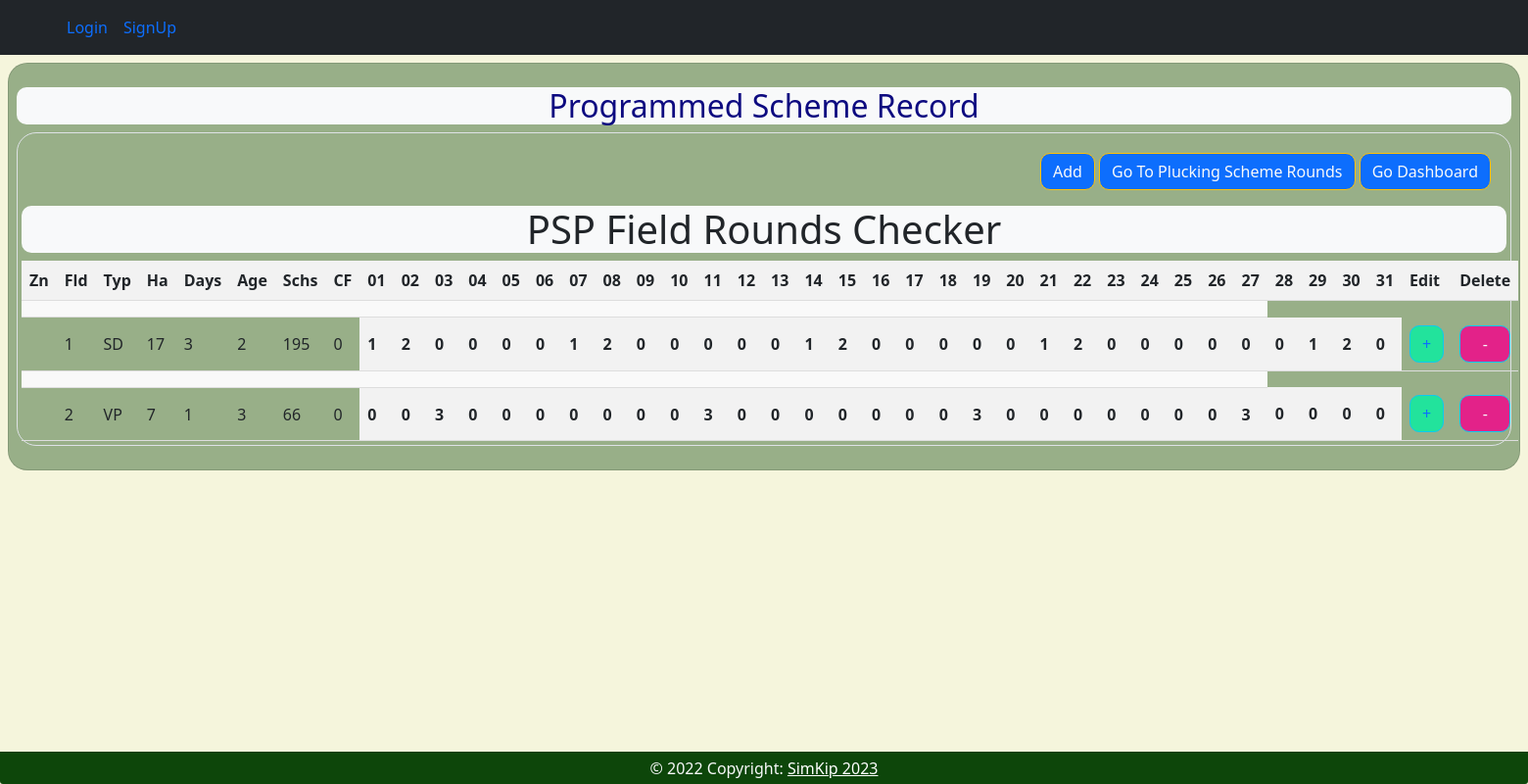
Page /fields-record/ on the earlier database version.
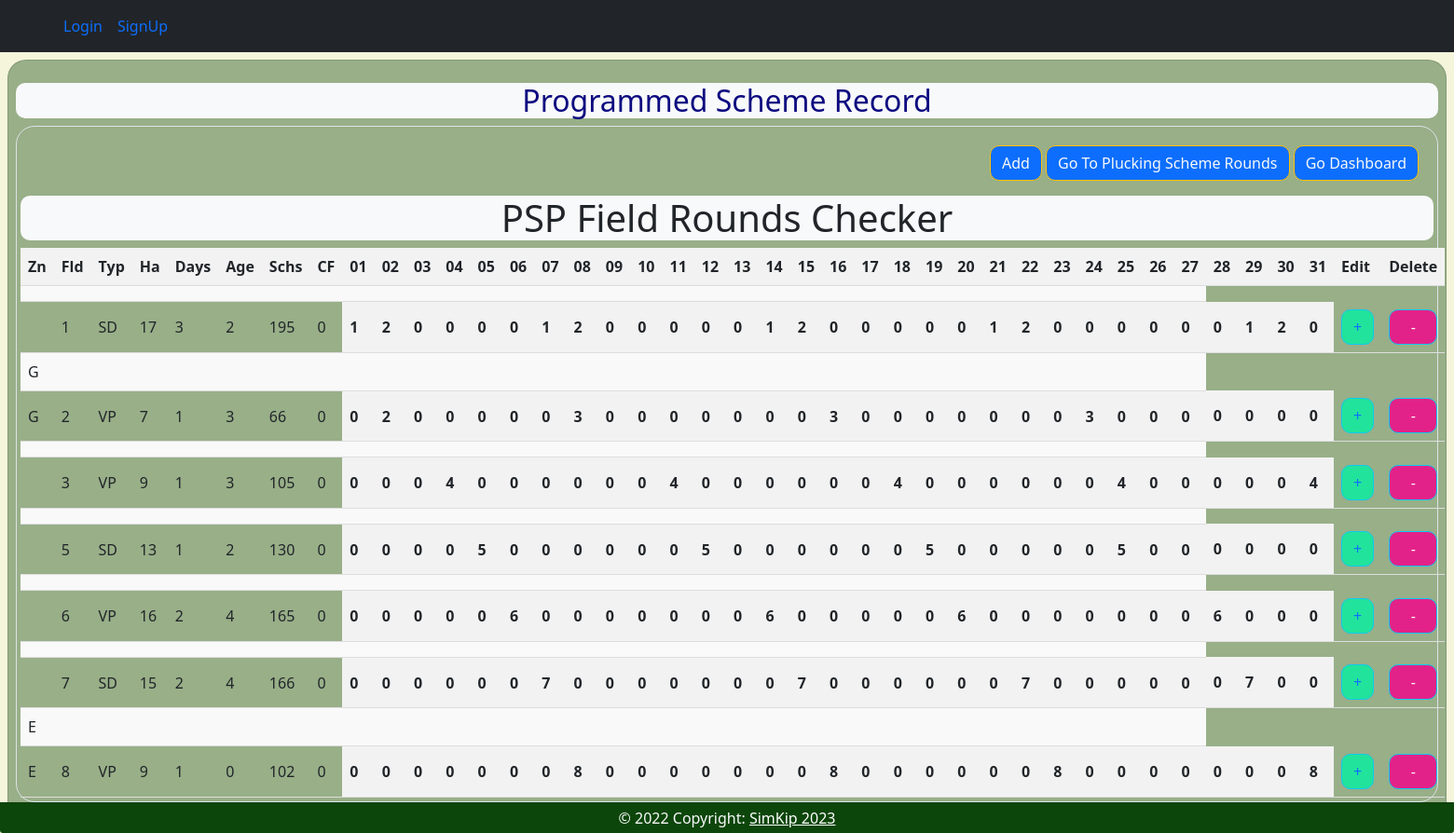
Same page on the later database version.
### plucking/models.py (models this page shows, shortened)
class FieldsToPluck(models.Model):
    Zone = models.CharField(max_length=100)
    Field_No = models.IntegerField()
    Leaf_Type = models.CharField(max_length=100, default=None)
    Ha = models.IntegerField(default=0.00)
    Days_to_plk = models.IntegerField()
    Prune_age = models.IntegerField()
    Number_of_schemes = models.IntegerField()
    Growing_days_CF = models.IntegerField()
    Month_day_01 = models.IntegerField()
    Month_day_02 = models.IntegerField()
    Month_day_03 = models.IntegerField()
    Month_day_04 = models.IntegerField()
    Month_day_05 = models.IntegerField()
    Month_day_06 = models.IntegerField()
    Month_day_07 = models.IntegerField()
    Month_day_08 = models.IntegerField()
    Month_day_09 = models.IntegerField()
    Month_day_10 = models.IntegerField()
    Month_day_11 = models.IntegerField()
    Month_day_12 = models.IntegerField()
    Month_day_13 = models.IntegerField()
    Month_day_14 = models.IntegerField()
    Month_day_15 = models.IntegerField()
    Month_day_16 = models.IntegerField()
    Month_day_17 = models.IntegerField()
    Month_day_18 = models.IntegerField()
    Month_day_19 = models.IntegerField()
    Month_day_20 = models.IntegerField()
    Month_day_21 = models.IntegerField()
    Month_day_22 = models.IntegerField()
    Month_day_23 = models.IntegerField()
    Month_day_24 = models.IntegerField()
    Month_day_25 = models.IntegerField()
    Month_day_26 = models.IntegerField()
    Month_day_27 = models.IntegerField()
    Month_day_28 = models.IntegerField()
    Month_day_29 = models.IntegerField()
    Month_day_30 = models.IntegerField()
    Month_day_31 = models.IntegerField()

### plucking/views.py (the view, shortened to what this page needs)
# urls.py: path('fields-record/', views.FieldsViewRetrieve, name='fields-record'),
def FieldsViewRetrieve(request):
    data = FieldsToPluck.objects.all()
    Division_data = {
        'Zone A': {
            'Field_No': ['1', '2', '3', '4', '5'],
            'Leaf_Type': ['VP', 'SD', 'VP', 'SD', 'VP'],
            'Ha': [17.06, 7.19, 14.34, 20.43, 16.36],
            'Days_to_plk': [2, 1, 1, 2, 2],
            'Prune_age': [1, 2, 1, 3, 3],
            'Num_of_Schemes': [190, 71, 113, 158, 165],
            'Growing_days_CF': [2, 1, 1, 2, 2],
            'Month_day_Jan': [31, 31, 31, 31, 31],
            'Month_day_Feb': [28, 28, 28, 28, 28],
            'Month_day_Mar': [31, 31, 31, 31, 31],
            'Month_day_Apr': [30, 30, 30, 30, 30],
            'Month_day_May': [31, 31, 31, 31, 31],
            'Month_day_Jun': [30, 30, 30, 30, 30],
            'Month_day_Jul': [31, 31, 31, 31, 31],
            'Month_day_Aug': [31, 31, 31, 31, 31],
            'Month_day_Sep': [30, 30, 30, 30, 30],
            'Month_day_Oct': [31, 31, 31, 31, 31],
            'Month_day_Nov': [30, 30, 30, 30, 30],
            'Month_day_Dec': [31, 31, 31, 31, 31],
        },
        'Zone B': {
            'Field_No': ['6', '7', '8', '9', '10'],
            'Leaf_Type': ['SD', 'VP', 'SD', 'VP', 'SD'],
            'Ha': [7.19, 14.34, 20.43, 16.36, 17.06],
            'Days_to_plk': [1, 1, 2, 2, 2],
            'Prune_age': [2, 1, 3, 3, 1],
            'Num_of_Schemes': [71, 113, 158, 165, 190],
            'Growing_days_CF': [1, 1, 2, 2, 2],
            'Month_day_Jan': [31, 31, 31, 31, 31],
            'Month_day_Feb': [28, 28, 28, 28, 28],
            'Month_day_Mar': [31, 31, 31, 31, 31],
            'Month_day_Apr': [30, 30, 30, 30, 30],
            'Month_day_May': [31, 31, 31, 31, 31],
            'Month_day_Jun': [30, 30, 30, 30, 30],
            'Month_day_Jul': [31, 31, 31, 31, 31],
            'Month_day_Aug': [31, 31, 31, 31, 31],
            'Month_day_Sep': [30, 30, 30, 30, 30],
            'Month_day_Oct': [31, 31, 31, 31, 31],
            'Month_day_Nov': [30, 30, 30, 30, 30],
            'Month_day_Dec': [31, 31, 31, 31, 31],
        },
    }
    Division_data_list = []
    for Division, zone_data in Division_data.items():
        field_indexes = []
        for field_no in zone_data['Field_No']:
            field_index = next(
                (index for index, field in enumerate(data) if field.Field_No == field_no), None)
            if field_index is not None:
                field_indexes.append(field_index)
    month = 5
    num_days = {
        1: 31,
        2: 28,
        3: 31,
        4: 30,
        5: 31,
        6: 30,
        7: 31,
        8: 31,
        9: 30,
        10: 31,
        11: 30,
        12: 31
    }
    context = {
        'fieldstopluck': data,
        'Division_data': Division_data_list,
        'num_days': num_days[month]
    }
    return render(request, 'UpdateFields/psp_field_rounds_checker.html', context)

### plucking/templates/UpdateFields/psp_field_rounds_checker.html (shortened to what this page needs)
{% extends 'base.html' %}
{% load static %}
{% block body %}
<div class="row g-2 d-flex align-items-center">
    <div class="col-lg-0 d-none d-lg-flex">
        <div class="container-fluid text-right card card-light mx-2 px-2 my-2 py-4"
             style="background-color: rgba(13, 70, 10, 0.4); border-radius: 20px">
            <h2 class="text-center bg-light text-Primary" style="border-radius: 10px">Programmed Scheme Record</h2>
            <div class="border p-1" style="border-radius: 20px">
                <div class="card-body">
                    <a href="{% url 'fields-update' %}" class="btn btn-warning bg-primary block-lg text-light">Add</a>
                    <a href="{% url 'plucking-rounds' %}" class="btn btn-warning bg-primary block-lg text-light">Go To
                        Plucking Scheme
                        Rounds</a>
                    <a href="{% url 'psp'%}" class="btn btn-warning bg-primary btn-info block-lg text-light">Go
                        Dashboard</a>
                </div>
                <h1 class="text-center bg-light text-Primary" style="border-radius: 10px">PSP Field Rounds Checker</h1>
                <div class="container row g-0 d-flex align-items-left">
                    <tbody>
                    <table>
                        <tr>
                            <th>Zn</th>
                            <th>Fld</th>
                            <th>Typ</th>
                            <th>Ha</th>
                            <th>Days</th>
                            <th>Age</th>
                            <th>Schs</th>
                            <th>CF</th>
                            <th>01</th>
                            <th>02</th>
                            <th>03</th>
                            <th>04</th>
                            <th>05</th>
                            <th>06</th>
                            <th>07</th>
                            <th>08</th>
                            <th>09</th>
                            <th>10</th>
                            <th>11</th>
                            <th>12</th>
                            <th>13</th>
                            <th>14</th>
                            <th>15</th>
                            <th>16</th>
                            <th>17</th>
                            <th>18</th>
                            <th>19</th>
                            <th>20</th>
                            <th>21</th>
                            <th>22</th>
                            <th>23</th>
                            <th>24</th>
                            <th>25</th>
                            <th>26</th>
                            <th>27</th>
                            <th>28</th>
                            <th>29</th>
                            <th>30</th>
                            <th>31</th>
                            <th>Edit</th>
                            <th>Delete</th>
                        </tr>
                        {% with current_zone=None %}
                        {% for data in fieldstopluck %}
                        {% if data.Zone != current_zone %}
                        {% with current_zone=data.Zone %}
                        <tr>
                            <td>{{ current_zone }}</td>
                            <td colspan="34"></td>
                        </tr>
                        {% endwith %}
                        {% endif %}
                        <tr>
                            <td>{{ data.Zone }}</td>
                            <td>{{ data.Field_No }}</td>
                            <td>{{ data.Leaf_Type }}</td>
                            <td>{{ data.Ha }}</td>
                            <td>{{ data.Days_to_plk }}</td>
                            <td>{{ data.Prune_age }}</td>
                            <td>{{ data.Number_of_schemes }}</td>
                            <td>{{ data.Growing_days_CF }}</td>
                            <th>{{ data.Month_day_01 }}</th>
                            <th>{{ data.Month_day_02 }}</th>
                            <th>{{ data.Month_day_03 }}</th>
                            <th>{{ data.Month_day_04 }}</th>
                            <th>{{ data.Month_day_05 }}</th>
                            <th>{{ data.Month_day_06 }}</th>
                            <th>{{ data.Month_day_07 }}</th>
                            <th>{{ data.Month_day_08 }}</th>
                            <th>{{ data.Month_day_09 }}</th>
                            <th>{{ data.Month_day_10 }}</th>
                            <th>{{ data.Month_day_11 }}</th>
                            <th>{{ data.Month_day_12 }}</th>
                            <th>{{ data.Month_day_13 }}</th>
                            <th>{{ data.Month_day_14 }}</th>
                            <th>{{ data.Month_day_15 }}</th>
                            <th>{{ data.Month_day_16 }}</th>
                            <th>{{ data.Month_day_17 }}</th>
                            <th>{{ data.Month_day_18 }}</th>
                            <th>{{ data.Month_day_19 }}</th>
                            <th>{{ data.Month_day_20 }}</th>
                            <th>{{ data.Month_day_21 }}</th>
                            <th>{{ data.Month_day_22 }}</th>
                            <th>{{ data.Month_day_23 }}</th>
                            <th>{{ data.Month_day_24 }}</th>
                            <th>{{ data.Month_day_25 }}</th>
                            <th>{{ data.Month_day_26 }}</th>
                            <th>{{ data.Month_day_27 }}</th>
                            <th>{{ data.Month_day_28 }}</th>
                            <th>{{ data.Month_day_29 }}</th>
                            <th>{{ data.Month_day_30 }}</th>
                            <th>{{ data.Month_day_31 }}</th>
                            <td><a class="btn btn btn-block text-primary btn btn-info"
                                   style="background-color: #22e39c;"
                                   href="{% url 'fields-edit' data.id %}">+</a></td>
                            <td><a class="btn btn-info btn-block btn btn-info text-light"
                                   style="background-color: #e32289;"
                                   href="{% url 'fields-delete' data.id %}">-</a></td>
                        </tr>
                        {% endfor %}
                        {% endwith %}
                    </table>
                    </tbody>
                </div>
            </div>
        </div>
    </div>
</div>
{% endblock %}

### plucking/templates/base.html (shortened to what this page needs)
{% load static %}
<!doctype html>
<html lang="en">
  <head>
    <link rel="stylesheet" href="https://cdn.jsdelivr.net/npm/bootstrap@4.6.2/dist/css/bootstrap.min.css">
    <link href="https://cdn.jsdelivr.net/npm/bootstrap@5.0.2/dist/css/bootstrap.min.css" rel="stylesheet"
>
    <link rel="stylesheet" href="{% static 'css/style.css' %}">
    {% include 'navbar.html' %}
</head>
<body>
{% block body %} {% endblock %}
</body>
<div class="card-footer text-center text-light p-1 fixed-bottom" style="background-color: rgba(13, 70, 10, 1);">
    © 2022 Copyright:
    <a class="text-white" href="">SimKip 2023</a>
</div>

### plucking/templates/navbar.html (shortened to what this page needs)
<nav class="navbar navbar-expand-lg bg-dark">
    <div class="container-fluid">
        <div class="collapse navbar-collapse" id="navbarNav">
            <ul class="navbar-nav">
                {% if user.is_authenticated %}
                <li class="nav-item"><a class="nav-link" href="{% url 'resources-admin' %}">Resources Admin</a></li>
                <li class="nav-item"><a class="nav-link" href="{% url 'admin' %}">Admin</a></li>
                <li class="nav-item"><a class="nav-link active" href="{% url 'password_reset' %}">ResetPassword</a></li>
                <li class="nav-item"><a class="nav-link active" href="{% url 'profile' %}">Profile</a></li>
                <li class="nav-item"><a class="nav-link active" href="{% url 'logout' %}">Logout</a></li>
                {% else %}
                 <li class="nav-item"><a class="nav-link" href="{% url 'first-page'"></a></li>
                <li class="nav-item"><a class="nav-link active" href="{% url 'login' %}">Login</a></li>
                <li class="nav-item"><a class="nav-link active" href="{% url 'signup' %}">SignUp</a></li>
                {% endif %}
            </ul>
        </div>
    </div>
</nav>

### plucking/static/css/style.css (style rules this page uses)
h1 { color: navy blue; }
h2 { color: #0d0a80; }
body { background-color: beige; }
.btn { border-radius: 10px; }

### plucking/templates/UpdateFields/psp_field_rounds_checker.html (style rules this page uses)
table { border-collapse: collapse; width: 100%; }
th, td { padding: 8px; text-align: left; border-bottom: 1px solid #ddd; }
th { background-color: #f2f2f2; font-weight: bold; }
tbody tr:nth-child(even) { background-color: #f9f9f9; }

Differences in the rows shown:
changed FieldsToPluck (number 2 of 7 on the later page): Zone (not shown) → "G"; Month_day_02 "0" → "2"; Month_day_03 "3" → "0"; Month_day_08 "0" → "3"; Month_day_11 "3" → "0"; Month_day_16 "0" → "3"; Month_day_19 "3" → "0"; Month_day_24 "0" → "3"; Month_day_27 "3" → "0"
added FieldsToPluck: Field_No "3", Leaf_Type "VP", Ha "9", Days_to_plk "1", Prune_age "3", Number_of_schemes "105", Growing_days_CF "0", Month_day_01 "0", Month_day_02 "0", Month_day_03 "0", Month_day_04 "4", Month_day_05 "0", Month_day_06 "0", Month_day_07 "0", Month_day_08 "0", Month_day_09 "0", Month_day_10 "0", Month_day_11 "4", Month_day_12 "0", Month_day_13 "0", Month_day_14 "0", Month_day_15 "0", Month_day_16 "0", Month_day_17 "0", Month_day_18 "4", Month_day_19 "0", Month_day_20 "0", Month_day_21 "0", Month_day_22 "0", Month_day_23 "0", Month_day_24 "0", Month_day_25 "4", Month_day_26 "0", Month_day_27 "0", Month_day_28 "0", Month_day_29 "0", Month_day_30 "0", Month_day_31 "4"
added FieldsToPluck: Field_No "5", Leaf_Type "SD", Ha "13", Days_to_plk "1", Prune_age "2", Number_of_schemes "130", Growing_days_CF "0", Month_day_01 "0", Month_day_02 "0", Month_day_03 "0", Month_day_04 "0", Month_day_05 "5", Month_day_06 "0", Month_day_07 "0", Month_day_08 "0", Month_day_09 "0", Month_day_10 "0", Month_day_11 "0", Month_day_12 "5", Month_day_13 "0", Month_day_14 "0", Month_day_15 "0", Month_day_16 "0", Month_day_17 "0", Month_day_18 "0", Month_day_19 "5", Month_day_20 "0", Month_day_21 "0", Month_day_22 "0", Month_day_23 "0", Month_day_24 "0", Month_day_25 "5", Month_day_26 "0", Month_day_27 "0", Month_day_28 "0", Month_day_29 "0", Month_day_30 "0", Month_day_31 "0"
added FieldsToPluck: Field_No "6", Leaf_Type "VP", Ha "16", Days_to_plk "2", Prune_age "4", Number_of_schemes "165", Growing_days_CF "0", Month_day_01 "0", Month_day_02 "0", Month_day_03 "0", Month_day_04 "0", Month_day_05 "0", Month_day_06 "6", Month_day_07 "0", Month_day_08 "0", Month_day_09 "0", Month_day_10 "0", Month_day_11 "0", Month_day_12 "0", Month_day_13 "0", Month_day_14 "6", Month_day_15 "0", Month_day_16 "0", Month_day_17 "0", Month_day_18 "0", Month_day_19 "0", Month_day_20 "6", Month_day_21 "0", Month_day_22 "0", Month_day_23 "0", Month_day_24 "0", Month_day_25 "0", Month_day_26 "0", Month_day_27 "0", Month_day_28 "6", Month_day_29 "0", Month_day_30 "0", Month_day_31 "0"
added FieldsToPluck: Field_No "7", Leaf_Type "SD", Ha "15", Days_to_plk "2", Prune_age "4", Number_of_schemes "166", Growing_days_CF "0", Month_day_01 "0", Month_day_02 "0", Month_day_03 "0", Month_day_04 "0", Month_day_05 "0", Month_day_06 "0", Month_day_07 "7", Month_day_08 "0", Month_day_09 "0", Month_day_10 "0", Month_day_11 "0", Month_day_12 "0", Month_day_13 "0", Month_day_14 "0", Month_day_15 "7", Month_day_16 "0", Month_day_17 "0", Month_day_18 "0", Month_day_19 "0", Month_day_20 "0", Month_day_21 "0", Month_day_22 "7", Month_day_23 "0", Month_day_24 "0", Month_day_25 "0", Month_day_26 "0", Month_day_27 "0", Month_day_28 "0", Month_day_29 "7", Month_day_30 "0", Month_day_31 "0"
added FieldsToPluck: Zone "E", Field_No "8", Leaf_Type "VP", Ha "9", Days_to_plk "1", Prune_age "0", Number_of_schemes "102", Growing_days_CF "0", Month_day_01 "0", Month_day_02 "0", Month_day_03 "0", Month_day_04 "0", Month_day_05 "0", Month_day_06 "0", Month_day_07 "0", Month_day_08 "8", Month_day_09 "0", Month_day_10 "0", Month_day_11 "0", Month_day_12 "0", Month_day_13 "0", Month_day_14 "0", Month_day_15 "0", Month_day_16 "8", Month_day_17 "0", Month_day_18 "0", Month_day_19 "0", Month_day_20 "0", Month_day_21 "0", Month_day_22 "0", Month_day_23 "8", Month_day_24 "0", Month_day_25 "0", Month_day_26 "0", Month_day_27 "0", Month_day_28 "0", Month_day_29 "0", Month_day_30 "0", Month_day_31 "8"
